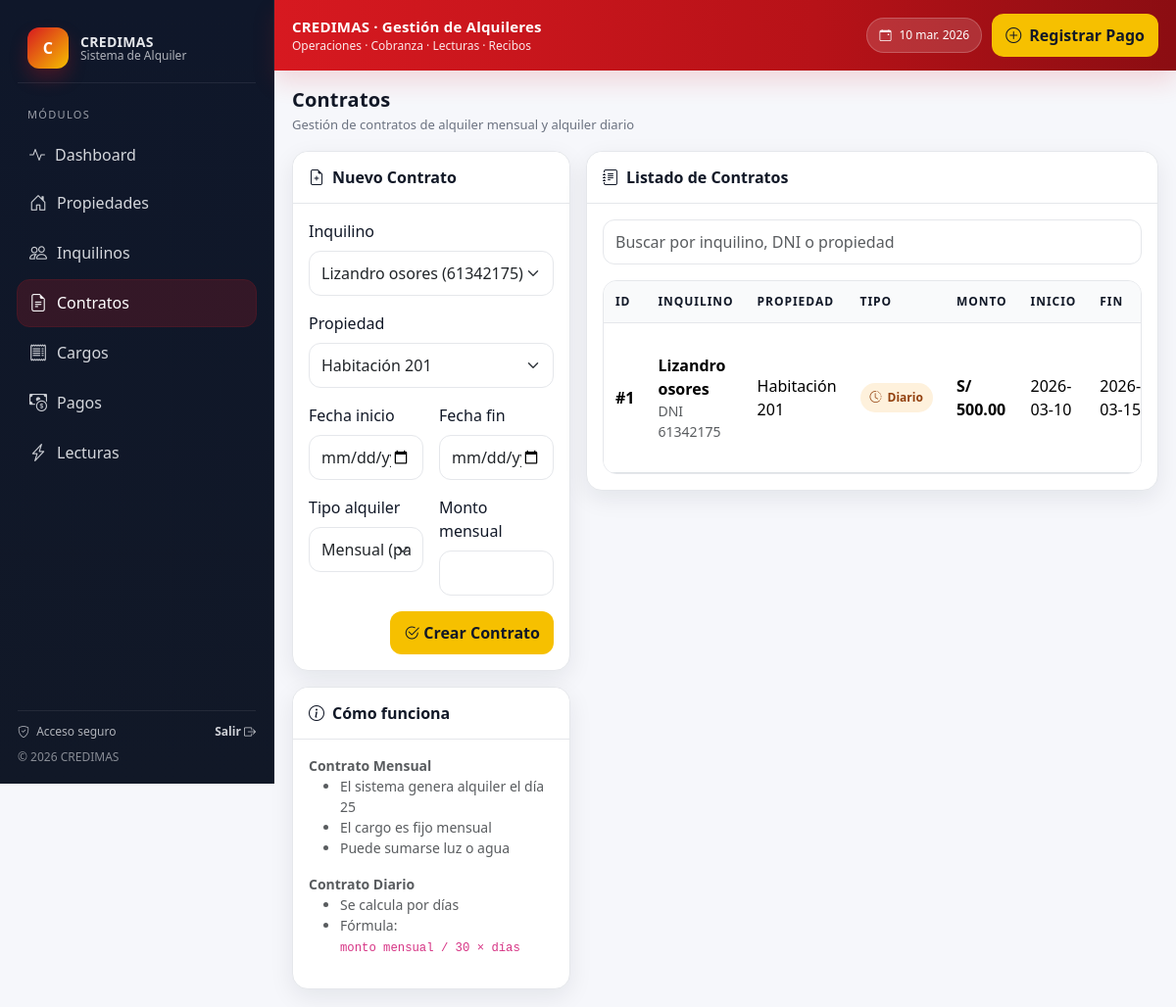
Page /contratos on the committed database.
### models.py (models this page shows)
class Contrato(Base):
    __tablename__ = "contratos"
    id = Column(Integer, primary_key=True, index=True)
    propiedad_id = Column(Integer, ForeignKey("propiedades.id"))
    inquilino_id = Column(Integer, ForeignKey("inquilinos.id"))
    fecha_inicio = Column(Date, nullable=False)
    fecha_fin = Column(Date, nullable=False)
    monto_mensual = Column(Float, default=0.0)
    estado = Column(String, default="Activo")  # Activo/Inactivo
    tipo_alquiler = Column(String, default="mensual")
    propiedad = relationship("Propiedad", back_populates="contratos")
    inquilino = relationship("Inquilino", back_populates="contratos")
    cargos = relationship("Cargo", back_populates="contrato")
    pagos = relationship("Pago", back_populates="contrato")
    lecturas = relationship("Lectura", back_populates="contrato")

class Inquilino(Base):
    __tablename__ = "inquilinos"
    id = Column(Integer, primary_key=True, index=True)
    dni = Column(String, unique=True, index=True, nullable=False)
    nombre = Column(String, nullable=False)
    telefono = Column(String, default="")
    whatsapp = Column(String, default="")
    estado = Column(String, default="Activo")
    contratos = relationship("Contrato", back_populates="inquilino")

class Propiedad(Base):
    __tablename__ = "propiedades"
    id = Column(Integer, primary_key=True, index=True)
    tipo = Column(String, nullable=False)
    numero = Column(String, nullable=False)
    precio = Column(Float, default=0.0)
    estado = Column(String, default="libre")  # libre/ocupado
    contratos = relationship("Contrato", back_populates="propiedad")

### main.py (the view)
@app.get("/contratos", response_class=HTMLResponse)
def contratos_listar(request: Request):
    db = SessionLocal()
    try:
        contratos = db.query(Contrato).options(
            joinedload(Contrato.propiedad),
            joinedload(Contrato.inquilino),
        ).order_by(Contrato.id.desc()).all()
        propiedades = db.query(Propiedad).order_by(Propiedad.id.desc()).all()
        inquilinos = db.query(Inquilino).order_by(Inquilino.id.desc()).all()
        return templates.TemplateResponse("contratos.html", {
            "request": request,
            "contratos": contratos,
            "propiedades": propiedades,
            "inquilinos": inquilinos
        })
    finally:
        db.close()

### templates/contratos.html (shortened to what this page needs)
{% extends "base.html" %}
{% block content %}
<div class="page-header">
  <div>
    <h1 class="page-title">Contratos</h1>
    <p class="page-subtitle">
      Gestión de contratos de alquiler mensual y alquiler diario
    </p>
  </div>
</div>
<div class="row g-3">
<div class="col-lg-4">
<div class="card-pro">
<div class="card-header">
<i class="bi bi-file-earmark-plus me-2"></i>Nuevo Contrato
</div>
<div class="card-body">
<form action="/contratos/crear" method="post" class="row g-3">
<div class="col-12">
<label class="form-label">Inquilino</label>
<select class="form-select" name="inquilino_id" required>
{% for i in inquilinos %}
<option value="{{i.id}}">
{{i.nombre}} ({{i.dni}})
</option>
{% endfor %}
</select>
</div>
<div class="col-12">
<label class="form-label">Propiedad</label>
<select class="form-select" name="propiedad_id" required>
{% for p in propiedades %}
<option value="{{p.id}}">
{{p.tipo}} {{p.numero}}
</option>
{% endfor %}
</select>
</div>
<div class="col-md-6">
<label class="form-label">Fecha inicio</label>
<input class="form-control" type="date" name="fecha_inicio" required>
</div>
<div class="col-md-6">
<label class="form-label">Fecha fin</label>
<input class="form-control" type="date" name="fecha_fin" required>
</div>
<div class="col-md-6">
<label class="form-label">Tipo alquiler</label>
<select class="form-select" name="tipo_alquiler" required>
<option value="mensual">
Mensual (paga día 25)
</option>
</select>
</div>
<div class="col-md-6">
<label class="form-label">Monto mensual</label>
<input class="form-control" type="number" step="0.01" name="monto_mensual" required>
</div>
<div class="col-12 d-flex justify-content-end">
<button class="btn btn-credimas" type="submit">
<i class="bi bi-check2-circle me-1"></i>Crear Contrato
</button>
</div>
</form>
</div>
</div>
<div class="card-pro mt-3">
<div class="card-header">
<i class="bi bi-info-circle me-2"></i>Cómo funciona
</div>
<div class="card-body small text-muted">
<b>Contrato Mensual</b>
<ul>
<li>El sistema genera alquiler el día 25</li>
<li>El cargo es fijo mensual</li>
<li>Puede sumarse luz o agua</li>
</ul>
<b>Contrato Diario</b>
<ul>
<li>Se calcula por días</li>
<li>Fórmula:</li>
<code>
monto mensual / 30 × días
</code>
</ul>
</div>
</div>
</div>
<div class="col-lg-8">
<div class="card-pro">
<div class="card-header">
<i class="bi bi-journal-text me-2"></i>Listado de Contratos
</div>
<div class="card-body">
<div class="mb-3">
<input
id="buscarContrato"
class="form-control"
placeholder="Buscar por inquilino, DNI o propiedad">
</div>
<div class="table-pro">
<table class="table table-hover align-middle">
<thead>
<tr>
<th>ID</th>
<th>Inquilino</th>
<th>Propiedad</th>
<th>Tipo</th>
<th>Monto</th>
<th>Inicio</th>
<th>Fin</th>
</tr>
</thead>
<tbody id="tablaContratos">
{% for c in contratos %}
<tr class="contratoRow"
data-search="
{{c.inquilino.nombre|lower}}
{{c.inquilino.dni}}
{{c.propiedad.tipo|lower}}
{{c.propiedad.numero|lower}}
">
<td class="fw-bold">#{{c.id}}</td>
<td>
<div class="fw-bold">{{c.inquilino.nombre}}</div>
<div class="text-muted small">DNI {{c.inquilino.dni}}</div>
</td>
<td>
{{c.propiedad.tipo}} {{c.propiedad.numero}}
</td>
<td>
{% if c.tipo_alquiler == "mensual" %}
<span class="badge-soft success">
<i class="bi bi-calendar-event"></i>
Mensual
</span>
{% else %}
<span class="badge-soft warning">
<i class="bi bi-clock-history"></i>
Diario
</span>
{% endif %}
</td>
<td class="fw-bold">
S/ {{ "%.2f"|format(c.monto_mensual or 0) }}
</td>
<td>{{c.fecha_inicio}}</td>
<td>{{c.fecha_fin}}</td>
</tr>
{% endfor %}
</tbody>
</table>
</div>
</div>
</div>
</div>
</div>
{% endblock %}

### templates/base.html (style rules this page uses)
:root { --credimas-red:#D71920; --credimas-red-dark:#B71218; --credimas-yellow:#F6C000; --credimas-white:#FFFFFF; --bg:#F6F7FB; --card:#FFFFFF; --text:#111827; --muted:#6B7280; --line:#E5E7EB; --shadow: 0 8px 24px rgba(17,24,39,.08); --radius: 16px; }
body { background: var(--bg); color: var(--text); font-family: system-ui, -apple-system, Segoe UI, Roboto, Arial, sans-serif; }
.btn-credimas { background: var(--credimas-yellow); color: #111827; border: 0; font-weight: 800; border-radius: 12px; padding: 10px 14px; }
.page-header { display:flex; align-items:flex-start; justify-content: space-between; gap: 14px; margin-bottom: 16px; }
.page-title { margin:0; font-weight: 900; letter-spacing: .2px; font-size: 20px; }
.page-subtitle { margin: 4px 0 0 0; color: var(--muted); font-size: 13px; }
.card-pro { background: var(--card); border: 1px solid var(--line); border-radius: var(--radius); box-shadow: var(--shadow); }
.card-pro .card-header { background: #fff; border-bottom: 1px solid var(--line); border-top-left-radius: var(--radius); border-top-right-radius: var(--radius); padding: 14px 16px; font-weight: 800; }
.card-pro .card-body { padding: 16px; }
.table-pro { border: 1px solid var(--line); border-radius: 14px; overflow: hidden; background: #fff; }
.table-pro table { margin:0; }
.table-pro thead th { background: #F9FAFB; color: #111827; font-size: 12px; letter-spacing: .08em; text-transform: uppercase; border-bottom: 1px solid var(--line); padding: 12px 12px; }
.table-pro tbody td { border-top: 1px solid var(--line); padding: 12px 12px; vertical-align: middle; }
.badge-soft { border-radius: 999px; padding: 6px 10px; font-weight: 800; font-size: 12px; display:inline-flex; align-items:center; gap:6px; }
.badge-soft.warning { background: rgba(245,158,11,.14); color: #92400E; }
.form-control, .form-select { border-radius: 12px; border: 1px solid var(--line); padding: 10px 12px; }

### rows in the picture
Contrato: id "1", inquilino.nombre "Lizandro osores", inquilino.dni "61342175", propiedad.tipo "Habitación", propiedad.numero "201", tipo_alquiler "diario" (drawn), monto_mensual "500.00", fecha_inicio "2026-03-10", fecha_fin "2026-03-15"

### other values in the picture
form field inquilino_id "Lizandro osores (61342175)"
form field propiedad_id "Habitación 201"
